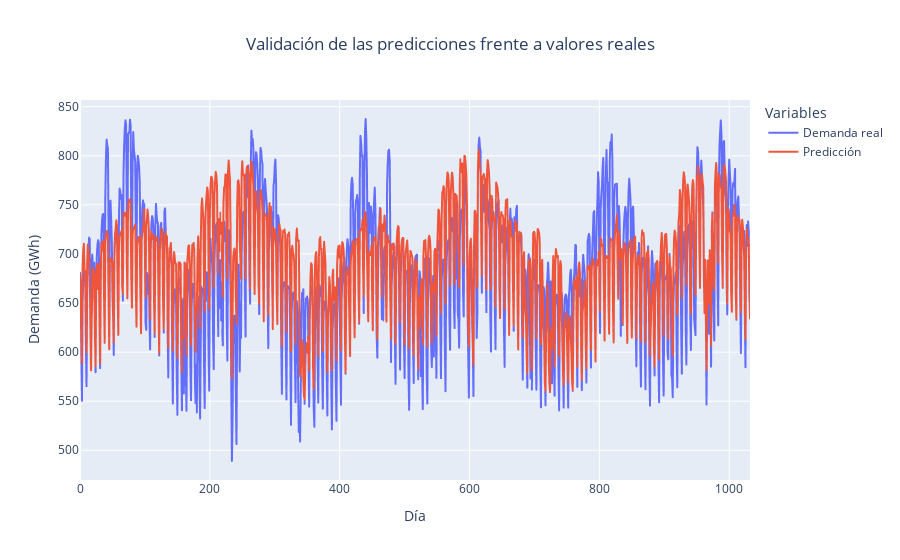

Notebook source saved alongside this figure:
### Code cell
fig_one = px.line(
                       y=[validation_real_one, predictions_real_one],
                       title='Validación de las predicciones frente a valores reales',
                       labels={'index': 'Día', 'value': 'Demanda (GWh)'},
                       )

fig_one.update_layout(
    title_x=0.5,
    legend_title_text="Variables"
)

fig_one.for_each_trace(lambda t: t.update(name="Demanda real" if t.name == "wide_variable_0" else "Predicción"))

fig_one.show()

### Figure 1 — Plotly figure (JSON) as saved in the notebook; plotly's stock layout.template omitted (floating-point values rounded to 4 significant figures; data arrays with more than 128 entries replaced by an {"elided": "..."} marker saying what was removed)
{"data": [{"hovertemplate": "variable=wide_variable_0<br>Día=%{x}<br>Demanda (GWh)=%{y}<extra></extra>", "legendgroup": "wide_variable_0", "line": {"color": "#636efa", "dash": "solid"}, "marker": {"symbol": "circle"}, "mode": "lines", "name": "Demanda real", "showlegend": true, "type": "scattergl", "x": {"elided": "1033 int values"}, "xaxis": "x", "y": {"elided": "1033 float values"}, "yaxis": "y"}, {"hovertemplate": "variable=wide_variable_1<br>Día=%{x}<br>Demanda (GWh)=%{y}<extra></extra>", "legendgroup": "wide_variable_1", "line": {"color": "#EF553B", "dash": "solid"}, "marker": {"symbol": "circle"}, "mode": "lines", "name": "Predicción", "showlegend": true, "type": "scattergl", "x": {"elided": "1033 int values"}, "xaxis": "x", "y": {"elided": "1033 float values"}, "yaxis": "y"}], "layout": {"legend": {"title": {"text": "Variables"}, "tracegroupgap": 0}, "title": {"text": "Validación de las predicciones frente a valores reales", "x": 0.5}, "xaxis": {"anchor": "y", "domain": [0, 1], "title": {"text": "Día"}}, "yaxis": {"anchor": "x", "domain": [0, 1], "title": {"text": "Demanda (GWh)"}}}}
